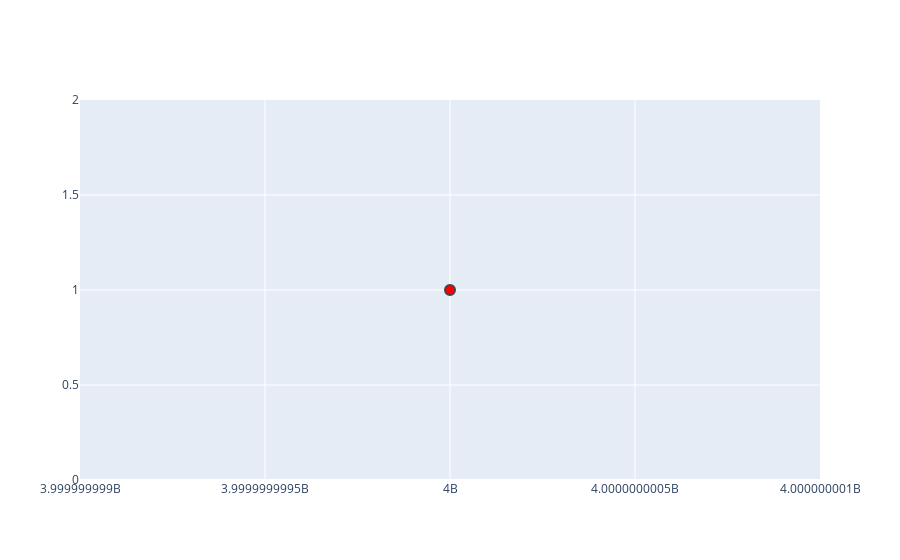

Source (notebook cell):
### Code cell
edge_x = []
edge_y = []
for edge in G.edges():
    if "pos" in G.nodes[edge[0]].keys() and "pos" in G.nodes[edge[1]].keys():
        x0, y0 = G.nodes[edge[0]]['pos']
        x1, y1 = G.nodes[edge[1]]['pos']
        edge_x.append(x0)
        edge_x.append(x1)
        edge_y.append(y0)
        edge_y.append(y1)

edge_trace = go.Scatter(
    x=edge_x, y=edge_y,
    line=dict(width=0.5, color='#888'),
    hoverinfo='none',
    mode='lines')

node_x = []
node_y = []
events = []
colors = []
for node in G.nodes():
    if "pos" in G.nodes[node].keys():
        n = G.nodes[node]
        x, y = n['pos']
        events.append(n["event"])
        colors.append(get_color(n["tag"]))
        node_x.append(x)
        node_y.append(y)

        
print(node_x)
print(events)
print(node_y)
node_trace = go.Scatter(
    x=node_x, y=node_y, text=events,
    mode='markers',
    hoverinfo='text',
    marker=dict(
        color=colors,
        size=10,
        line_width=2)
)
fig = go.Figure(data=[node_trace])
fig.show()

### Figure 1 — Plotly figure (JSON) as saved in the notebook; plotly's stock layout.template omitted (floating-point values rounded to 4 significant figures)
{"data": [{"hoverinfo": "text", "marker": {"color": ["red"], "line": {"width": 2}, "size": 10}, "mode": "markers", "text": ["Fin utopique"], "type": "scatter", "x": [4000000000], "y": [1]}], "layout": {}}
